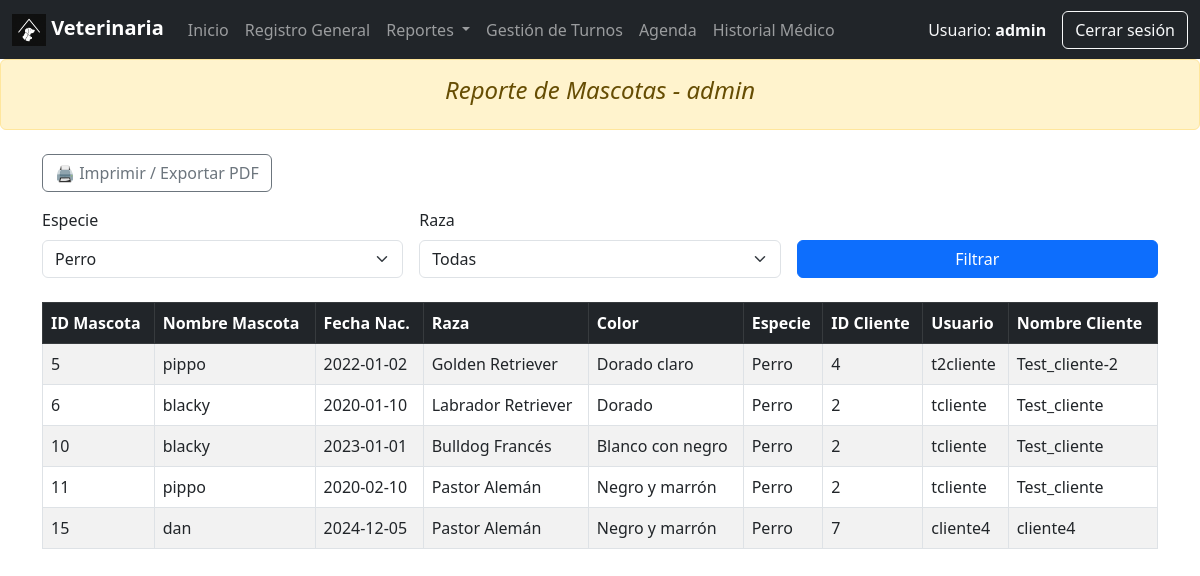
The page /_backup/php/admin_report_mascotas.php?especie=1 (signed in) on the database its author committed.
### tables this page shows
CREATE TABLE `mascota` (
  `ID_Mascota` int(11) NOT NULL,
  `Nombre` varchar(50) NOT NULL,
  `Fecha_Nacimiento` date DEFAULT NULL,
  `ID_Raza` int(11) NOT NULL,
  `ID_Cliente` int(11) NOT NULL
);

CREATE TABLE `raza` (
  `ID_Raza` int(11) NOT NULL,
  `Nombre_Raza` varchar(50) NOT NULL,
  `ID_Especie` int(11) NOT NULL,
  `Color` varchar(30) DEFAULT NULL
);

CREATE TABLE `especie` (
  `ID_Especie` int(11) NOT NULL,
  `Nombre_Especie` varchar(50) NOT NULL
);

CREATE TABLE `cliente` (
  `ID_Cliente` int(11) NOT NULL,
  `Nombre` varchar(50) NOT NULL,
  `Apellido` varchar(50) NOT NULL,
  `DNI` varchar(20) NOT NULL,
  `Telefono` varchar(20) DEFAULT NULL,
  `Email` varchar(100) NOT NULL,
  `Direccion` varchar(150) DEFAULT NULL,
  `Fecha_Nacimiento` date DEFAULT NULL,
  `ID_Usuario` int(11) NOT NULL
);

CREATE TABLE `usuario` (
  `ID_Usuario` int(11) NOT NULL,
  `Nombre_Usuario` varchar(50) NOT NULL,
  `Password` varchar(255) NOT NULL,
  `ID_Rol` int(11) NOT NULL
);

### _backup/php/admin_report_mascotas.php (the view, shortened to what this page needs)
<?php
require("conexion.php");
require("inc/menu_admin.php");
$usuario = $_SESSION['usuario']['Nombre_Usuario'] ?? 'Administrador';
$filtroEspecie = $_GET['especie'] ?? '';
$where = [];
if ($filtroEspecie !== '') {
    $where[] = "e.ID_Especie = " . intval($filtroEspecie);
}
$whereSQL = $where ? "WHERE " . implode(" AND ", $where) : '';
$query = "
SELECT
  m.ID_Mascota,
  m.Nombre AS NombreMascota,
  m.Fecha_Nacimiento AS FechaMascota,
  r.Nombre_Raza,
  r.Color,
  e.Nombre_Especie,
  c.ID_Cliente,
  u.Nombre_Usuario AS Usuario,
  c.Nombre AS NombreCliente
FROM Mascota m
JOIN Raza r     ON m.ID_Raza    = r.ID_Raza
JOIN Especie e  ON r.ID_Especie = e.ID_Especie
JOIN Cliente c  ON m.ID_Cliente = c.ID_Cliente
JOIN Usuario u  ON c.ID_Usuario = u.ID_Usuario
{$whereSQL}
ORDER BY m.ID_Mascota";
$resultado = $conexion->query($query);
$especies = $conexion->query("SELECT ID_Especie, Nombre_Especie FROM Especie")->fetch_all(MYSQLI_ASSOC);
?>
<!DOCTYPE html>
<html lang="es">
<head>
  <link href="https://cdn.jsdelivr.net/npm/bootstrap@5.3.0/dist/css/bootstrap.min.css" rel="stylesheet">
</head>
<body>
  <div class="alert alert-warning text-center fst-italic" role="alert">
    <h4>Reporte de Mascotas - <?= htmlspecialchars($usuario) ?></h4>
  </div>
  <div class="container mt-4">
    <div class="mb-3">
      <button onclick="imprimirReporte()" class="btn btn-outline-secondary">🖨️ Imprimir / Exportar PDF</button>
    </div>
    <form method="get" class="row g-3 mb-4">
      <div class="col-md-4">
        <label class="form-label">Especie</label>
        <select name="especie" class="form-select">
          <?php foreach ($especies as $e): ?>
            <option value="<?= $e['ID_Especie'] ?>" <?= $filtroEspecie == $e['ID_Especie'] ? 'selected' : ''?>>
              <?= htmlspecialchars($e['Nombre_Especie']) ?>
            </option>
          <?php endforeach; ?>
        </select>
      </div>
      <div class="col-md-4">
        <label class="form-label">Raza</label>
        <select name="raza" class="form-select">
          <option value="">Todas</option>
        </select>
      </div>
      <div class="col-md-4 align-self-end">
        <button type="submit" class="btn btn-primary w-100">Filtrar</button>
      </div>
    </form>
    <table class="table table-bordered table-striped">
      <thead class="table-dark">
        <tr>
          <th>ID Mascota</th>
          <th>Nombre Mascota</th>
          <th>Fecha Nac.</th>
          <th>Raza</th>
          <th>Color</th>
          <th>Especie</th>
          <th>ID Cliente</th>
          <th>Usuario</th>
          <th>Nombre Cliente</th>
        </tr>
      </thead>
      <tbody>
        <?php while ($fila = $resultado->fetch_assoc()): ?>
        <tr>
          <td><?= $fila['ID_Mascota'] ?></td>
          <td><?= htmlspecialchars($fila['NombreMascota']) ?></td>
          <td><?= htmlspecialchars($fila['FechaMascota']) ?></td>
          <td><?= htmlspecialchars($fila['Nombre_Raza']) ?></td>
          <td><?= htmlspecialchars($fila['Color']) ?></td>
          <td><?= htmlspecialchars($fila['Nombre_Especie']) ?></td>
          <td><?= $fila['ID_Cliente'] ?></td>
          <td><?= htmlspecialchars($fila['Usuario']) ?></td>
          <td><?= htmlspecialchars($fila['NombreCliente']) ?></td>
        </tr>
        <?php endwhile; ?>
      </tbody>
    </table>
  </div>
</body>
</html>

### rows shown on the page
mascota: ID_Mascota "5", Nombre "pippo", Fecha_Nacimiento "2022-01-02", ID_Raza.Nombre_Raza "Golden Retriever", ID_Raza.Color "Dorado claro", especie.Nombre_Especie "Perro", ID_Cliente.ID_Cliente "4", usuario.Nombre_Usuario "t2cliente", ID_Cliente.Nombre "Test_cliente-2"
mascota: ID_Mascota "6", Nombre "blacky", Fecha_Nacimiento "2020-01-10", ID_Raza.Nombre_Raza "Labrador Retriever", ID_Raza.Color "Dorado", especie.Nombre_Especie "Perro", ID_Cliente.ID_Cliente "2", usuario.Nombre_Usuario "tcliente", ID_Cliente.Nombre "Test_cliente"
mascota: ID_Mascota "10", Nombre "blacky", Fecha_Nacimiento "2023-01-01", ID_Raza.Nombre_Raza "Bulldog Francés", ID_Raza.Color "Blanco con negro", especie.Nombre_Especie "Perro", ID_Cliente.ID_Cliente "2", usuario.Nombre_Usuario "tcliente", ID_Cliente.Nombre "Test_cliente"
mascota: ID_Mascota "11", Nombre "pippo", Fecha_Nacimiento "2020-02-10", ID_Raza.Nombre_Raza "Pastor Alemán", ID_Raza.Color "Negro y marrón", especie.Nombre_Especie "Perro", ID_Cliente.ID_Cliente "2", usuario.Nombre_Usuario "tcliente", ID_Cliente.Nombre "Test_cliente"
mascota: ID_Mascota "15", Nombre "dan", Fecha_Nacimiento "2024-12-05", ID_Raza.Nombre_Raza "Pastor Alemán", ID_Raza.Color "Negro y marrón", especie.Nombre_Especie "Perro", ID_Cliente.ID_Cliente "7", usuario.Nombre_Usuario "cliente4", ID_Cliente.Nombre "cliente4"

### other values the page prints
$nombreUsuario "admin"
$usuario "admin"
form field especie "Perro"
